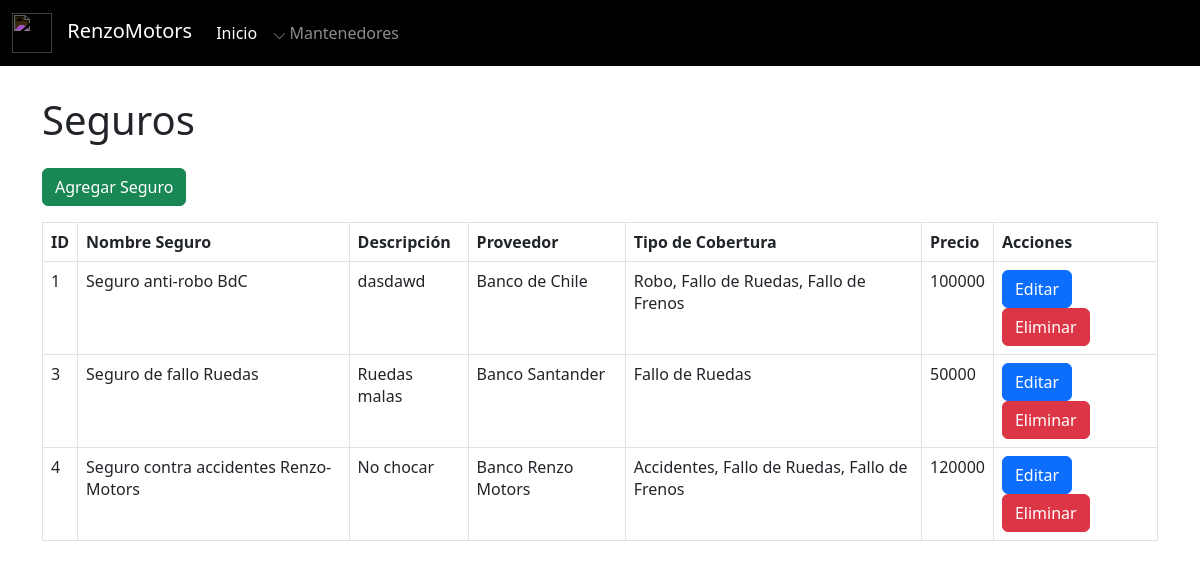
Page /seguros/mantenedor_seguros.php on the committed database.
### tables this page shows
CREATE TABLE `seguro` (
  `id_seguro` int(11) NOT NULL,
  `id_proveedor` int(11) NOT NULL,
  `nombre_seguro` varchar(100) NOT NULL,
  `descripcion_seguro` text NOT NULL,
  `precio_seguro` int(11) NOT NULL
);

CREATE TABLE `proveedor` (
  `id_proveedor` int(11) NOT NULL,
  `nombre_proveedor` varchar(100) NOT NULL
);

### seguros/mantenedor_seguros.php (the view, shortened to what this page needs)
<?php
include '../conexion.php';
include '../navbar.php';
?>
<!DOCTYPE html>
<html lang="es">
<head>
    <link href="https://cdn.jsdelivr.net/npm/bootstrap@5.3.0/dist/css/bootstrap.min.css" rel="stylesheet">
</head>
<body class="pt-5">
    <div class="container mt-5">
        <h1 class="mb-4">Seguros</h1>
        <a href="crear_seguro.php" class="btn btn-success mb-3">Agregar Seguro</a>
        <table class="table table-bordered">
            <thead>
                <tr>
                    <th>ID</th>
                    <th>Nombre Seguro</th>
                    <th>Descripción</th>
                    <th>Proveedor</th>
                    <th>Tipo de Cobertura</th>
                    <th>Precio</th>
                    <th>Acciones</th>
                </tr>
            </thead>
            <tbody>
                <?php
                $resultado = mysqli_query($conexion, "SELECT s.*, p.nombre_proveedor,
                                                     GROUP_CONCAT(c.nombre_tipo_cobertura SEPARATOR ', ') AS tipo_cobertura
                                                     FROM seguro s
                                                     LEFT JOIN proveedor p ON s.id_proveedor = p.id_proveedor
                                                     LEFT JOIN seguro_cobertura sc ON s.id_seguro = sc.id_seguro
                                                     LEFT JOIN cobertura c ON sc.id_cobertura = c.id_cobertura
                                                     GROUP BY id_seguro");
                while ($fila = mysqli_fetch_assoc($resultado)) {
                    echo "<tr>
                            <td>{$fila['id_seguro']}</td>
                            <td>{$fila['nombre_seguro']}</td>
                            <td>{$fila['descripcion_seguro']}</td>
                            <td>{$fila['nombre_proveedor']}</td>
                            <td>{$fila['tipo_cobertura']}</td>
                            <td>{$fila['precio_seguro']}</td>
                            <td>
                                <a href='editar_seguro.php?id={$fila['id_seguro']}' class='btn btn-primary'>Editar</a>
                                <a href='eliminar_seguro.php?id={$fila['id_seguro']}' class='btn btn-danger' onclick='return confirm(\"¿Estás seguro de eliminar este seguro?\");'>Eliminar</a>
                            </td>
                          </tr>";
                }
                ?>
            </tbody>
        </table>
    </div>
</body>
</html>

### rows in the picture
seguro: id_seguro "1", nombre_seguro "Seguro anti-robo BdC", descripcion_seguro "dasdawd", id_proveedor.nombre_proveedor "Banco de Chile", tipo_cobertura "Robo, Fallo de Ruedas, Fallo de Frenos", precio_seguro "100000"
seguro: id_seguro "3", nombre_seguro "Seguro de fallo Ruedas", descripcion_seguro "Ruedas malas", id_proveedor.nombre_proveedor "Banco Santander", tipo_cobertura "Fallo de Ruedas", precio_seguro "50000"
seguro: id_seguro "4", nombre_seguro "Seguro contra accidentes Renzo-Motors", descripcion_seguro "No chocar", id_proveedor.nombre_proveedor "Banco Renzo Motors", tipo_cobertura "Accidentes, Fallo de Ruedas, Fallo de Frenos", precio_seguro "120000"
